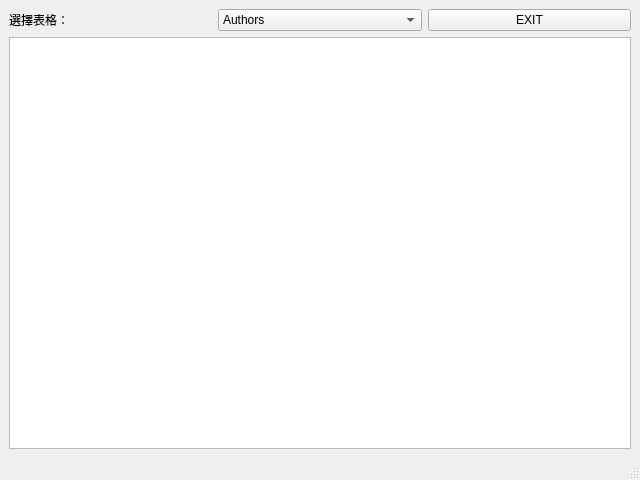
<?xml version="1.0" encoding="UTF-8"?>
<ui version="4.0">
 <class>MainWindow</class>
 <widget class="QMainWindow" name="MainWindow">
  <property name="geometry">
   <rect>
    <x>0</x>
    <y>0</y>
    <width>640</width>
    <height>480</height>
   </rect>
  </property>
  <property name="windowTitle">
   <string>MainWindow</string>
  </property>
  <widget class="QWidget" name="centralwidget">
   <layout class="QVBoxLayout" name="verticalLayout_2">
    <item>
     <layout class="QVBoxLayout" name="verticalLayout">
      <item>
       <layout class="QHBoxLayout" name="horizontalLayout">
        <item>
         <widget class="QLabel" name="label">
          <property name="text">
           <string>選擇表格：</string>
          </property>
         </widget>
        </item>
        <item>
         <widget class="QComboBox" name="select_table">
          <item>
           <property name="text">
            <string>Authors</string>
           </property>
          </item>
          <item>
           <property name="text">
            <string>Papers</string>
           </property>
          </item>
          <item>
           <property name="text">
            <string>PaperAuthors</string>
           </property>
          </item>
         </widget>
        </item>
        <item>
         <widget class="QPushButton" name="pBut_exit">
          <property name="text">
           <string>EXIT</string>
          </property>
         </widget>
        </item>
       </layout>
      </item>
      <item>
       <widget class="QTableView" name="tableView"/>
      </item>
     </layout>
    </item>
   </layout>
  </widget>
  <widget class="QMenuBar" name="menubar">
   <property name="geometry">
    <rect>
     <x>0</x>
     <y>0</y>
     <width>640</width>
     <height>36</height>
    </rect>
   </property>
  </widget>
  <widget class="QStatusBar" name="statusbar"/>
 </widget>
 <resources/>
 <connections/>
</ui>
